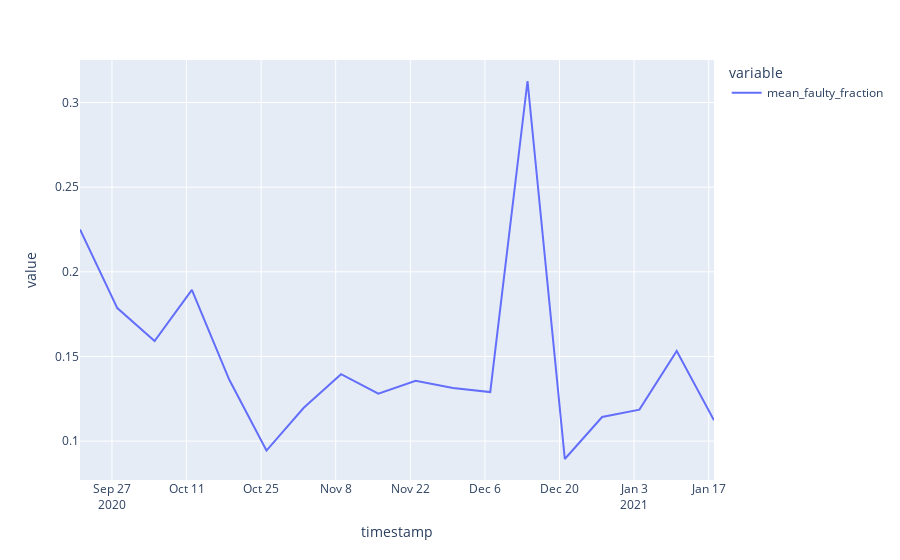

Notebook code cell kept with this figure:
### Markdown cell above
#### Fraction of active sectors with Missing PoST, weekly, network-wide

### Code cell
s = fraction_missing_post_network_weekly(connection)
px.line(s)

### Figure 1 — Plotly figure (JSON) as saved in the notebook; plotly's stock layout.template omitted (floating-point values rounded to 4 significant figures)
{"data": [{"hovertemplate": "variable=mean_faulty_fraction<br>timestamp=%{x}<br>value=%{y}<extra></extra>", "legendgroup": "mean_faulty_fraction", "line": {"color": "#636efa", "dash": "solid"}, "mode": "lines", "name": "mean_faulty_fraction", "orientation": "v", "showlegend": true, "type": "scatter", "x": ["2020-09-21T00:00:00", "2020-09-28T00:00:00", "2020-10-05T00:00:00", "2020-10-12T00:00:00", "2020-10-19T00:00:00", "2020-10-26T00:00:00", "2020-11-02T00:00:00", "2020-11-09T00:00:00", "2020-11-16T00:00:00", "2020-11-23T00:00:00", "2020-11-30T00:00:00", "2020-12-07T00:00:00", "2020-12-14T00:00:00", "2020-12-21T00:00:00", "2020-12-28T00:00:00", "2021-01-04T00:00:00", "2021-01-11T00:00:00", "2021-01-18T00:00:00"], "xaxis": "x", "y": [0.225, 0.1786, 0.1591, 0.1893, 0.1363, 0.09441, 0.1197, 0.1396, 0.128, 0.1356, 0.1313, 0.1289, 0.3127, 0.08942, 0.1142, 0.1186, 0.1532, 0.1123], "yaxis": "y"}], "layout": {"autosize": true, "legend": {"title": {"text": "variable"}, "tracegroupgap": 0}, "margin": {"t": 60}, "xaxis": {"anchor": "y", "autorange": true, "domain": [0, 1], "range": ["2020-09-21", "2021-01-18"], "title": {"text": "timestamp"}, "type": "date"}, "yaxis": {"anchor": "x", "autorange": true, "domain": [0, 1], "range": [0.07701, 0.3251], "title": {"text": "value"}, "type": "linear"}}}
